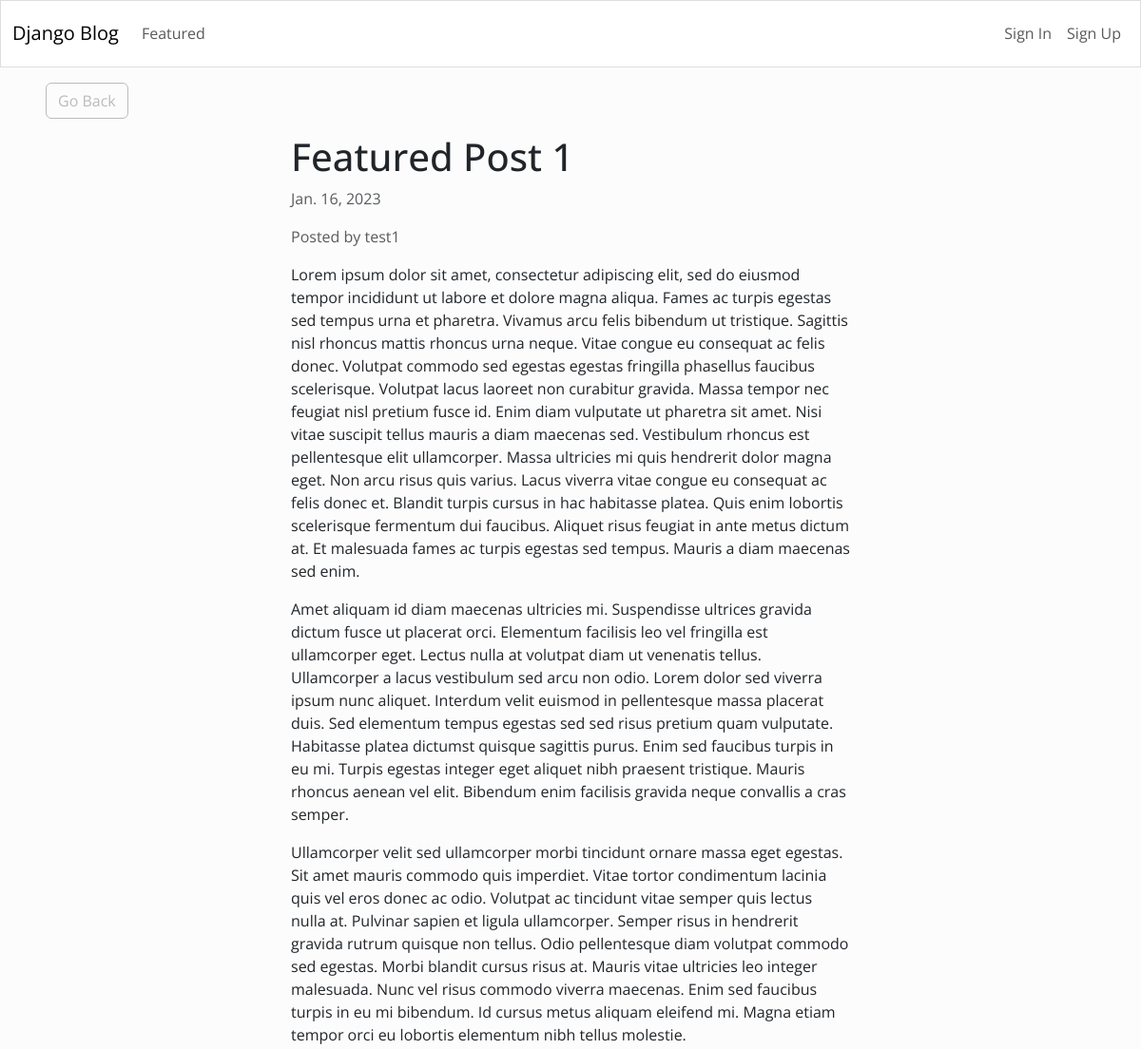
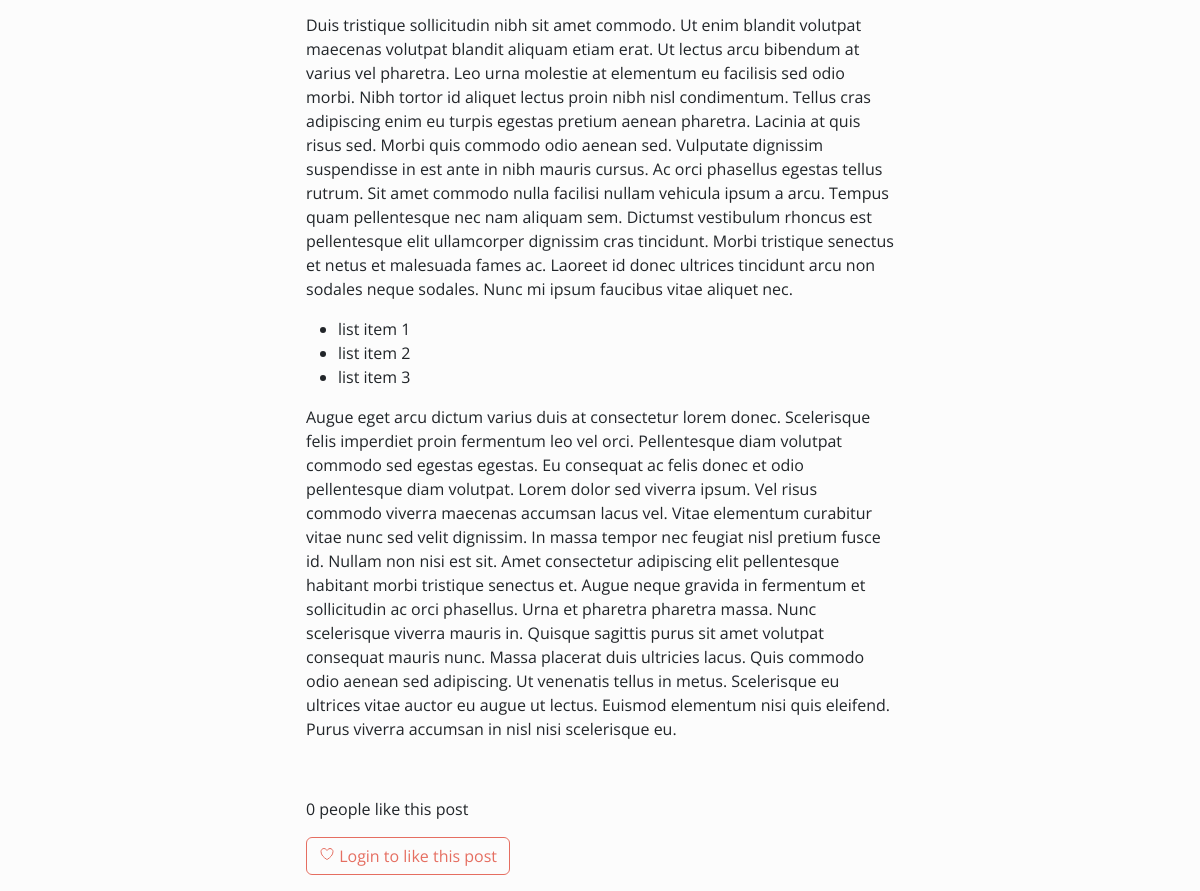
Page /2/ on the committed database (2 pictures, top to bottom).
### blog/models.py (models this page shows)
class Article(models.Model):
	title = models.CharField(max_length=255)
	content = HTMLField()
	date = models.DateField(auto_now_add=True)
	author = models.ForeignKey(User, on_delete=models.CASCADE)
	featured = models.BooleanField(default=False)
	likes = models.ManyToManyField(User, related_name='likes', blank=True)

### blog/views.py (the view)
# urls.py: path('<int:pk>/', DetailArticleView.as_view(), name='detail_article'),
class DetailArticleView(DetailView):
	model = Article
	template_name = 'blog/blog_post.html'
	def get_context_data(self, *args, **kwargs):
		context = super(DetailArticleView, self).get_context_data(*args, **kwargs)
		context['liked_by_user'] = False
		article = Article.objects.get(id=self.kwargs.get('pk'))
		if article.likes.filter(pk=self.request.user.id).exists():
			context['liked_by_user'] = True
		return context

### blog/templates/blog/blog_post.html (shortened to what this page needs)
{% extends 'blog/base.html' %}
{% block content %}
<div class="row">
	<div class="col-md-4 col-12 mx-md-5 mx-2 mt-md-3 my-3">
		<a class="btn btn-outline-secondary" href="{% url 'index' %}">Go Back</a>
	</div>
</div>
<div class="row">
	<div class="col-md-6 col-11 mx-md-auto mb-3 pb-2 mx-3">
		<h1>{{ object.title }}</h1>
		<p class="text-muted">{{ object.date }}</p>
		<p class="text-muted">Posted by {{ object.author.username }}</p>
		<div>
			{{ object.content|safe }}
		</div>
	</div>
</div>
<div class="row my-3">
	<div class="col-md-6 col-12 mx-md-auto mx-3">
		{% if object.likes.count == 1 %}
			<p>{{ object.likes.count }} person likes this post</p>
		{% else %}
			<p>{{ object.likes.count }} people like this post</p>
		{% endif %}
		{% if request.user.is_authenticated %}
			{% if liked_by_user %}
				<form method="POST" action="{% url 'like_article' object.id %}">
					{% csrf_token %}
					<button class="btn btn-outline-primary"><ion-icon name="heart-dislike-outline"></ion-icon> Unlike this post</button>
				</form>
			{% else %}
				<form method="POST" action="{% url 'like_article' object.id %}">
					{% csrf_token %}
					<button class="btn btn-outline-primary"><ion-icon name="heart-outline"></ion-icon> Like this post</button>
				</form>
			{% endif %}
		{% else %}
			<button class="btn btn-outline-primary" disabled><ion-icon name="heart-outline"></ion-icon> Login to like this post</button>
		{% endif %}
	</div>
</div>
{% endblock content %}

### rows in the picture
Article: title "Featured Post 1", date "Jan. 16, 2023", author.username "test1", content "Lorem ipsum dolor sit amet, consectetur adipiscing elit, sed do eiusmod tempor incididunt ut labore et dolore magna aliqua. Fames ac turpis egestas sed tempus urna et pharetra. Vivamus arcu felis bibendum ut tristique. Sagittis nisl rhoncus mattis rhoncus urna neque. Vitae congue eu consequat ac felis donec. Volutpat commodo sed egestas egestas fringilla phasellus faucibus scelerisque. Volutpat lacus laoreet non curabitur gravida. Massa tempor nec feugiat nisl pretium fusce id. Enim diam vulputate ut pharetra sit amet. Nisi vitae suscipit tellus mauris a diam maecenas sed. Vestibulum rhoncus est pellentesque elit ullamcorper. Massa ultricies mi quis hendrerit dolor magna eget. Non arcu…", likes.count "0"
